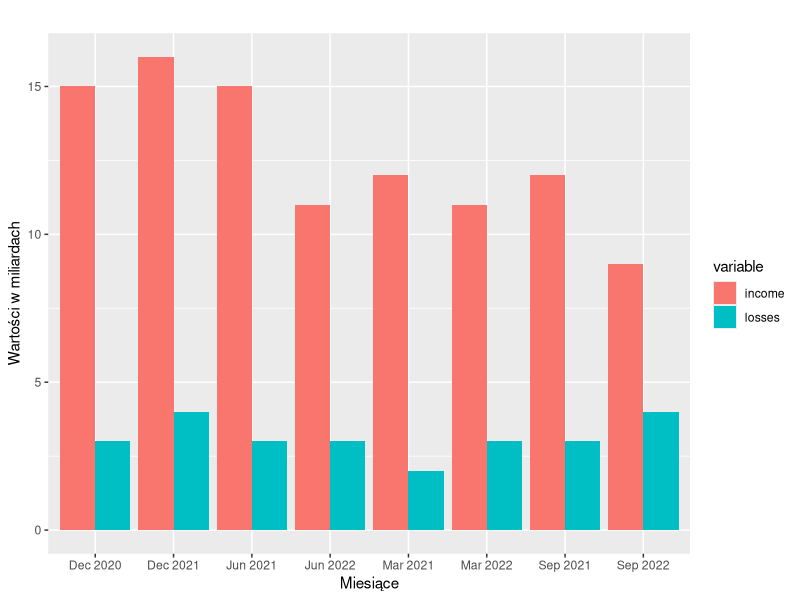

Write R code to recreate this figure.
## ---- chunk 1
knitr::opts_chunk$set(echo = TRUE)
library(dplyr)
library(ggplot2)
library(reshape2)
## ---- chunk 2

months <- c("Dec 2020", "Mar 2021", "Jun 2021", "Sep 2021", "Dec 2021", "Mar 2022", "Jun 2022", "Sep 2022")
income <- c(15, 12, 15, 12, 16, 11, 11, 9)
losses <- c(3, 2, 3, 3, 4, 3, 3, 4)

frame <- data.frame(
  months = months,
  income = (income),
  losses = (losses)
)

options(scipen = 999)

frame <- melt(frame, id.vars='months')

frame %>%
  ggplot(aes(x = months, y = value, fill=variable)) +
  geom_bar(stat='identity', position='dodge') +
  labs(title="",
       x="Miesiące",
       y="Wartości w miliardach")
